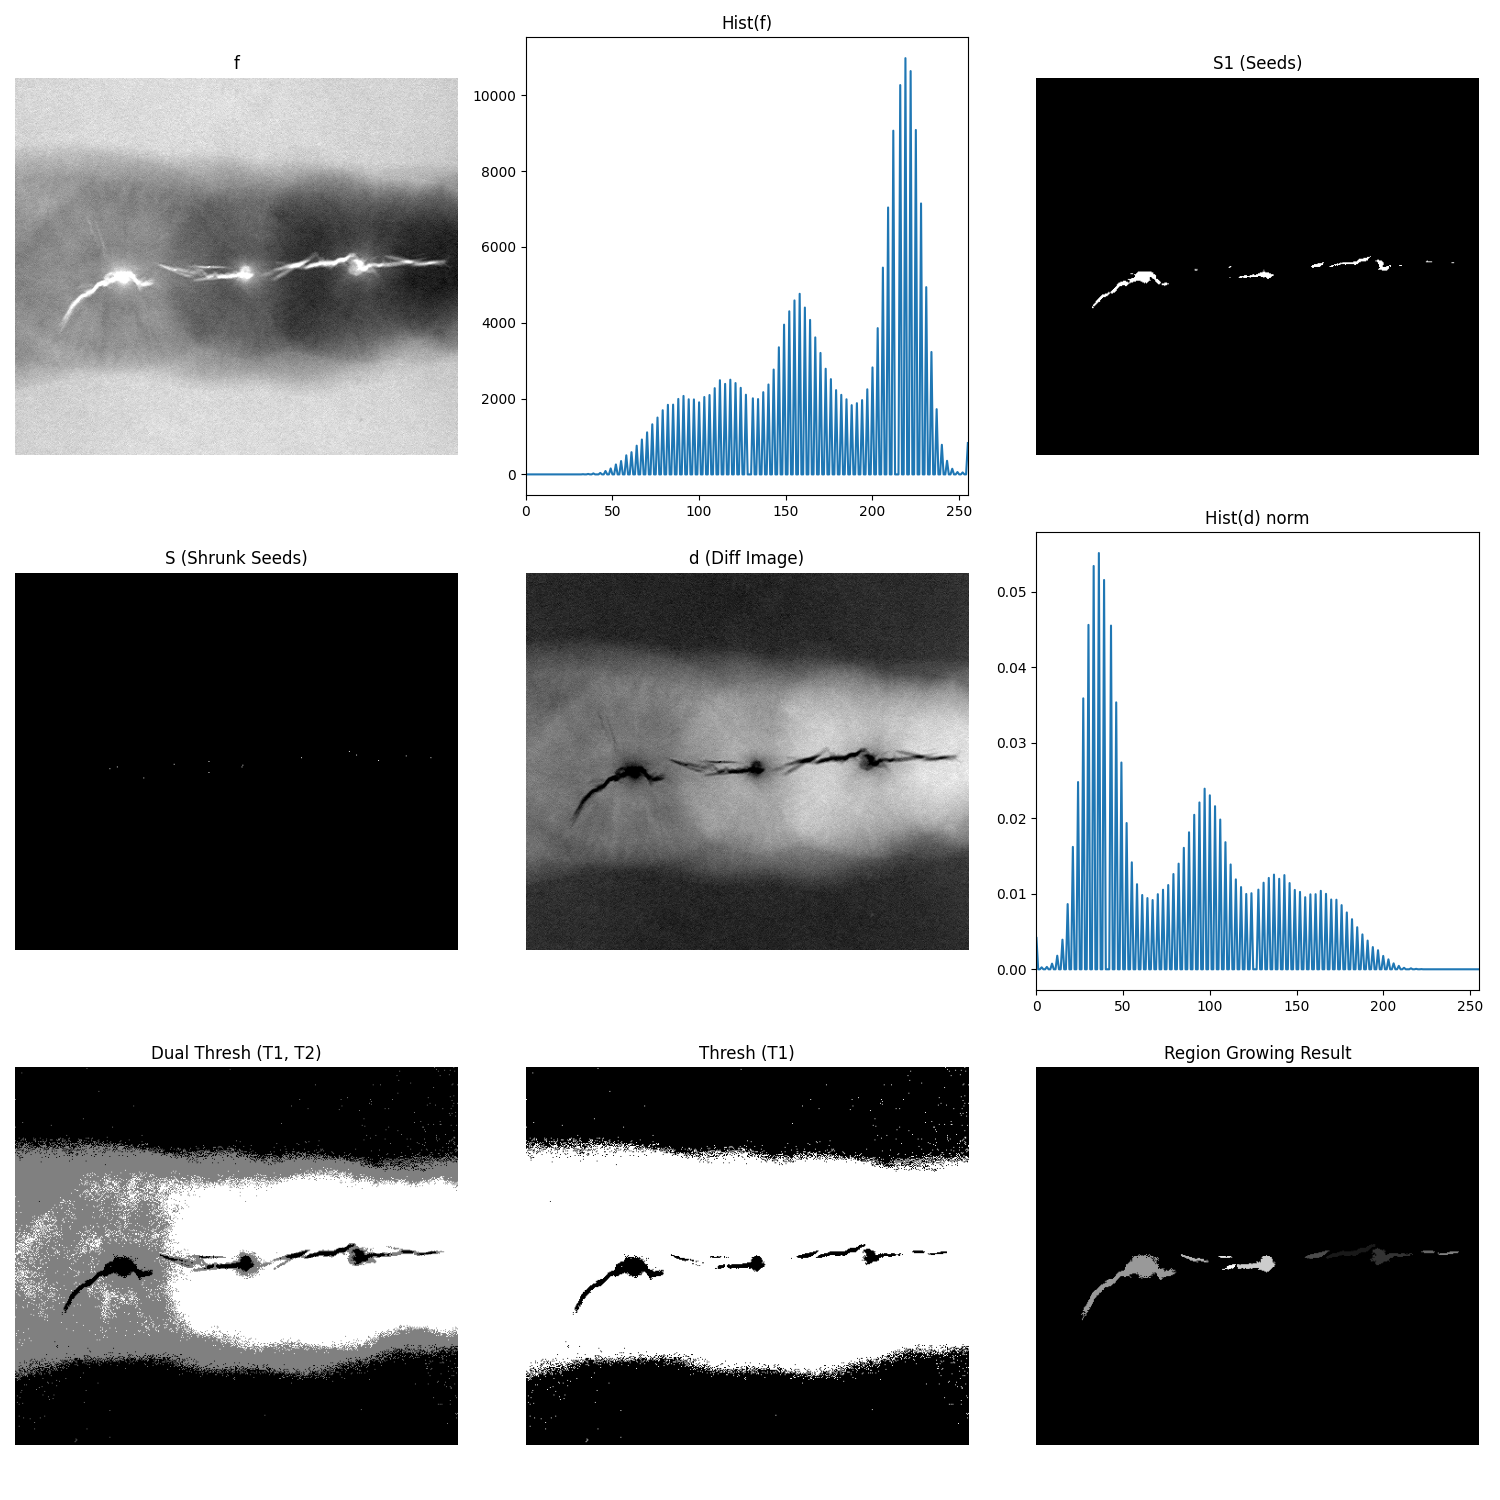

Write the Python code that produced this figure.

import sys
import os
import numpy as np
import matplotlib.pyplot as plt
from skimage.io import imread
from skimage import img_as_float, img_as_ubyte
from skimage.measure import label, regionprops
from libDIPUM.otsudualthresh import otsudualthresh
from libDIP.multithresh3E import multithresh3E
from libDIPUM.regiongrow import regiongrow
from libDIPUM.data_path import dip_data

def imhist(img):
    # Retrieve histogram 0-255
    if img.dtype != np.uint8:
        # Assuming [0,1] float or other. Check range.
        if img.max() <= 1.0:
            img = img_as_ubyte(img)
        else:
            img = img.astype(np.uint8)
            
    hist, bins = np.histogram(img.flatten(), bins=256, range=(0, 255))
    return hist

def mat2gray(img):
    min_v = img.min()
    max_v = img.max()
    if max_v - min_v < 1e-10:
        return np.zeros_like(img)
    return (img - min_v) / (max_v - min_v)

def shrink_to_points(binary_mask):
    """
    Shrinks connected components to single pixels (like bwmorph shrink Inf).
    """
    lbl_img = label(binary_mask)
    props = regionprops(lbl_img)
    shrunk = np.zeros_like(binary_mask)
    for p in props:
        r, c = p.coords[0] # Pick first coordinate
        shrunk[r, c] = True
    return shrunk

# Data
image_path = dip_data('weldXray.tif')
f_raw = imread(image_path)

# Threshold seeds
Q = 254
S1 = f_raw > Q

# S = bwmorph(S1, 'shrink', Inf)
print("Shrinking seeds...")
S = shrink_to_points(S1)

# Difference image
f_double = img_as_float(f_raw)
diff_val = np.abs(((Q + 1) / 255.0) - f_double)
d = img_as_ubyte(diff_val)

# Histogram of difference
hd = imhist(d)
hd_norm = hd / np.sum(hd)

# Dual Otsu
print("Computing Otsu dual thresholds...")
T1, T2, _ = otsudualthresh(hd_norm)
print(f"T1={T1*255:.2f}, T2={T2*255:.2f}")

gtd = multithresh3E(d, [T1, T2])

gt1 = multithresh3E(d, [T1]) # Pass as list

# Region growing
print("Region growing...")
g, NR, SI, TI = regiongrow(f_double, S, T1)

# Display
fig, axes = plt.subplots(3, 3, figsize=(15, 15))

# Row 1
axes[0, 0].imshow(f_raw, cmap='gray')
axes[0, 0].set_title('f')
axes[0, 0].axis('off')

axes[0, 1].plot(imhist(f_raw))
axes[0, 1].set_title('Hist(f)')
axes[0, 1].set_xlim([0, 255])

axes[0, 2].imshow(S1, cmap='gray')
axes[0, 2].set_title('S1 (Seeds)')
axes[0, 2].axis('off')

# Row 2
axes[1, 0].imshow(S, cmap='gray')
axes[1, 0].set_title('S (Shrunk Seeds)')
axes[1, 0].axis('off')

axes[1, 1].imshow(d, cmap='gray')
axes[1, 1].set_title('d (Diff Image)')
axes[1, 1].axis('off')

axes[1, 2].plot(hd_norm)
axes[1, 2].set_title('Hist(d) norm')
axes[1, 2].set_xlim([0, 255])

# Row 3
axes[2, 0].imshow(gtd, cmap='gray')
axes[2, 0].set_title('Dual Thresh (T1, T2)')
axes[2, 0].axis('off')

axes[2, 1].imshow(gt1, cmap='gray')
axes[2, 1].set_title('Thresh (T1)')
axes[2, 1].axis('off')

axes[2, 2].imshow(g, cmap='gray')
axes[2, 2].set_title('Region Growing Result')
axes[2, 2].axis('off')

plt.tight_layout()
plt.savefig('Figure1046.png')
print("Saved Figure1046.png")
plt.show()
